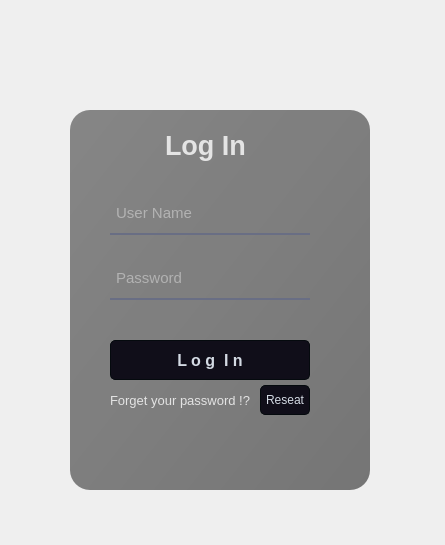
<?xml version="1.0" encoding="UTF-8"?>
<ui version="4.0">
 <class>Frame</class>
 <widget class="QFrame" name="Frame">
  <property name="geometry">
   <rect>
    <x>0</x>
    <y>0</y>
    <width>445</width>
    <height>545</height>
   </rect>
  </property>
  <property name="windowTitle">
   <string>Frame</string>
  </property>
  <property name="styleSheet">
   <string notr="true">/*
Neon Style Sheet for QT Applications (QpushButton)
Author: Jaime A. Quiroga P.
Company: GTRONICK
Last updated: 24/10/2020, 15:42.
Available at: https://github.com/GTRONICK/QSS/blob/master/NeonButtons.qss
*/
QPushButton{
	border-style: solid;
	border-color: #050a0e;
	border-width: 1px;
	border-radius: 5px;
	color: #d3dae3;
	padding: 2px;
	background-color: #100E19;
}
QPushButton::default{
	border-style: solid;
	border-color: #050a0e;
	border-width: 1px;
	border-radius: 5px;
	color: #FFFFFF;
	padding: 2px;
	background-color: #151a1e;
}
QPushButton:hover{
	border-style: solid;
	border-top-color: qlineargradient(spread:pad, x1:0, y1:1, x2:1, y2:1, stop:0 #C0DB50, stop:0.4 #C0DB50, stop:0.5 #100E19, stop:1 #100E19);
    border-bottom-color: qlineargradient(spread:pad, x1:0, y1:1, x2:1, y2:1, stop:0 #100E19, stop:0.5 #100E19, stop:0.6 #C0DB50, stop:1 #C0DB50);
    border-left-color: qlineargradient(spread:pad, x1:0, y1:0, x2:0, y2:1, stop:0 #C0DB50, stop:0.3 #C0DB50, stop:0.7 #100E19, stop:1 #100E19);
    border-right-color: qlineargradient(spread:pad, x1:0, y1:1, x2:0, y2:0, stop:0 #C0DB50, stop:0.3 #C0DB50, stop:0.7 #100E19, stop:1 #100E19);
	border-width: 2px;
    border-radius: 1px;
	color: #d3dae3;
	padding: 2px;
}
QPushButton:pressed{
	border-style: solid;
	border-top-color: qlineargradient(spread:pad, x1:0, y1:1, x2:1, y2:1, stop:0 #d33af1, stop:0.4 #d33af1, stop:0.5 #100E19, stop:1 #100E19);
    border-bottom-color: qlineargradient(spread:pad, x1:0, y1:1, x2:1, y2:1, stop:0 #100E19, stop:0.5 #100E19, stop:0.6 #d33af1, stop:1 #d33af1);
    border-left-color: qlineargradient(spread:pad, x1:0, y1:0, x2:0, y2:1, stop:0 #d33af1, stop:0.3 #d33af1, stop:0.7 #100E19, stop:1 #100E19);
    border-right-color: qlineargradient(spread:pad, x1:0, y1:1, x2:0, y2:0, stop:0 #d33af1, stop:0.3 #d33af1, stop:0.7 #100E19, stop:1 #100E19);
	border-width: 2px;
    border-radius: 1px;
	color: #d3dae3;
	padding: 2px;
}</string>
  </property>
  <widget class="QWidget" name="widget" native="true">
   <property name="geometry">
    <rect>
     <x>30</x>
     <y>30</y>
     <width>370</width>
     <height>480</height>
    </rect>
   </property>
   <widget class="QLabel" name="label">
    <property name="geometry">
     <rect>
      <x>30</x>
      <y>40</y>
      <width>320</width>
      <height>420</height>
     </rect>
    </property>
    <property name="styleSheet">
     <string notr="true">border-radius:20px;
background-image: url(:/images/bg_login2.jpeg);
</string>
    </property>
    <property name="text">
     <string/>
    </property>
   </widget>
   <widget class="QLabel" name="label_2">
    <property name="geometry">
     <rect>
      <x>40</x>
      <y>80</y>
      <width>300</width>
      <height>380</height>
     </rect>
    </property>
    <property name="styleSheet">
     <string notr="true">border-radius:20px;
background-color: qlineargradient(spread:pad, x1:0, y1:0, x2:1, y2:1, stop:0 rgba(0, 0, 0, 166), stop:1 rgba(0, 0, 0, 130));
background-color: qlineargradient(spread:pad, x1:0, y1:0, x2:1, y2:1, stop:0 rgba(0, 0, 0, 112), stop:1 rgba(0, 0, 0, 130));</string>
    </property>
    <property name="text">
     <string/>
    </property>
   </widget>
   <widget class="QLabel" name="label_4">
    <property name="geometry">
     <rect>
      <x>135</x>
      <y>95</y>
      <width>90</width>
      <height>40</height>
     </rect>
    </property>
    <property name="font">
     <font>
      <family>Ubuntu</family>
      <pointsize>20</pointsize>
      <weight>75</weight>
      <bold>true</bold>
     </font>
    </property>
    <property name="styleSheet">
     <string notr="true">color: rgba(255, 255, 255,200);</string>
    </property>
    <property name="text">
     <string>Log In</string>
    </property>
   </widget>
   <widget class="QLineEdit" name="lineEdit">
    <property name="geometry">
     <rect>
      <x>80</x>
      <y>165</y>
      <width>200</width>
      <height>40</height>
     </rect>
    </property>
    <property name="font">
     <font>
      <pointsize>11</pointsize>
     </font>
    </property>
    <property name="styleSheet">
     <string notr="true">background-color:rgba(0, 0, 0, 0);
border:none;
border-bottom:2px solid rgba(105, 110,  132, 255);
color:rgba(255, 255, 255, 200);
padding-bottom:2px;</string>
    </property>
    <property name="placeholderText">
     <string> User Name</string>
    </property>
   </widget>
   <widget class="QLineEdit" name="lineEdit_2">
    <property name="geometry">
     <rect>
      <x>80</x>
      <y>230</y>
      <width>200</width>
      <height>40</height>
     </rect>
    </property>
    <property name="font">
     <font>
      <pointsize>11</pointsize>
     </font>
    </property>
    <property name="styleSheet">
     <string notr="true">background-color:rgba(0, 0, 0, 0);
border:none;
border-bottom:2px solid rgba(105, 110,  132, 255);
color:rgba(255, 255, 255, 200);
padding-bottom:2px;</string>
    </property>
    <property name="echoMode">
     <enum>QLineEdit::Password</enum>
    </property>
    <property name="placeholderText">
     <string> Password</string>
    </property>
   </widget>
   <widget class="QPushButton" name="pushButton">
    <property name="geometry">
     <rect>
      <x>80</x>
      <y>310</y>
      <width>200</width>
      <height>40</height>
     </rect>
    </property>
    <property name="font">
     <font>
      <pointsize>12</pointsize>
      <weight>75</weight>
      <bold>true</bold>
     </font>
    </property>
    <property name="styleSheet">
     <string notr="true"/>
    </property>
    <property name="text">
     <string>L o g  I n</string>
    </property>
   </widget>
   <widget class="QLabel" name="label_5">
    <property name="geometry">
     <rect>
      <x>80</x>
      <y>360</y>
      <width>150</width>
      <height>20</height>
     </rect>
    </property>
    <property name="font">
     <font>
      <pointsize>10</pointsize>
      <weight>50</weight>
      <bold>false</bold>
     </font>
    </property>
    <property name="styleSheet">
     <string notr="true">color: rgba(255, 255, 255,200);</string>
    </property>
    <property name="text">
     <string>Forget your password !?</string>
    </property>
   </widget>
   <widget class="QPushButton" name="pushButton_2">
    <property name="geometry">
     <rect>
      <x>230</x>
      <y>355</y>
      <width>50</width>
      <height>30</height>
     </rect>
    </property>
    <property name="text">
     <string>Reseat</string>
    </property>
   </widget>
  </widget>
 </widget>
 <resources>
  <include location="Image.qrc"/>
 </resources>
 <connections/>
</ui>
